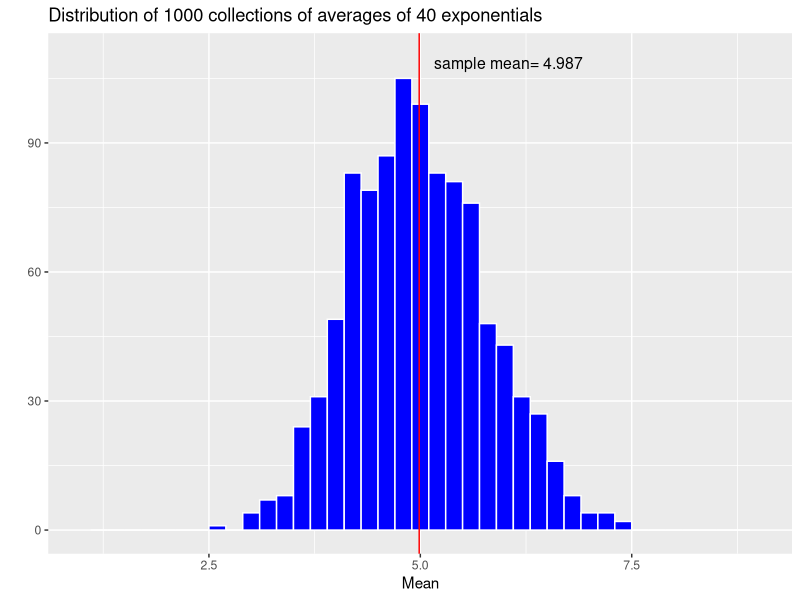
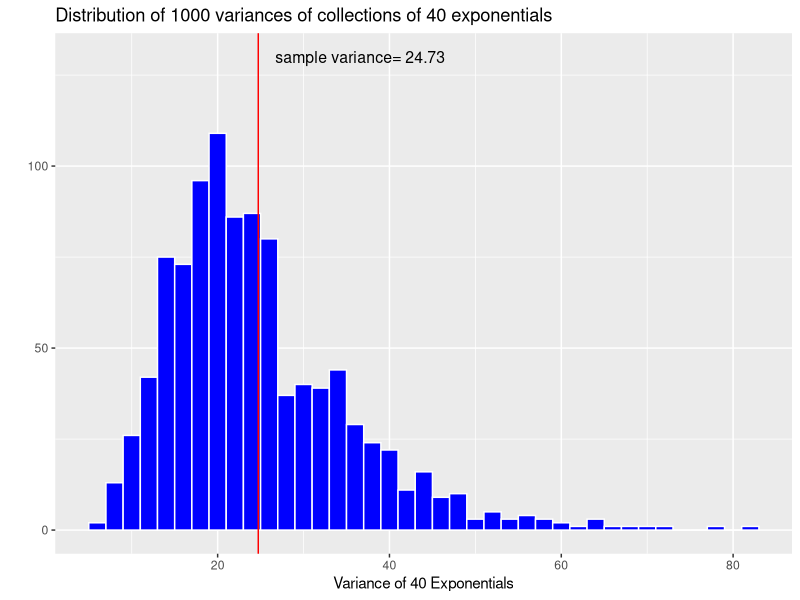
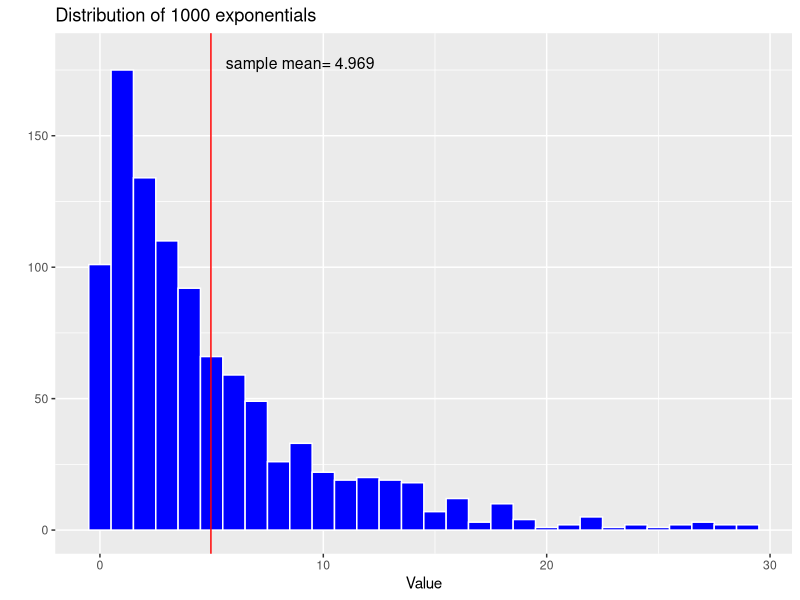
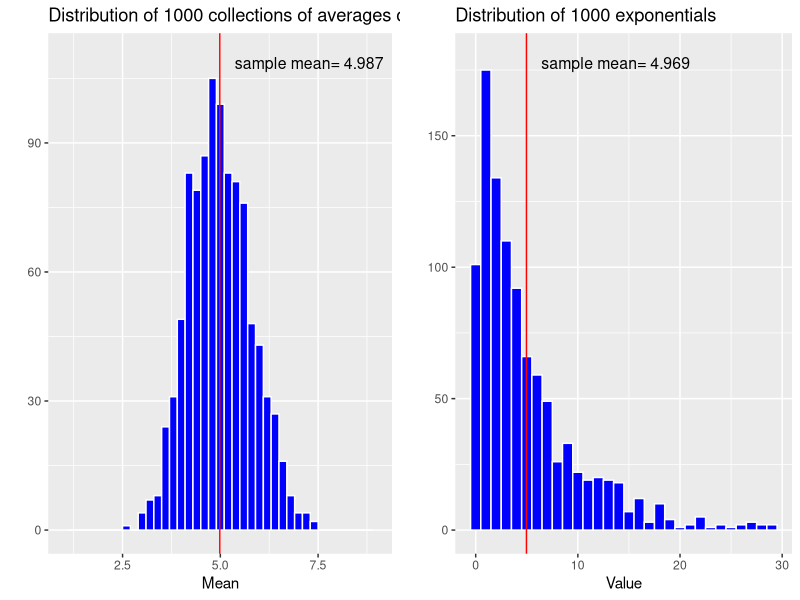
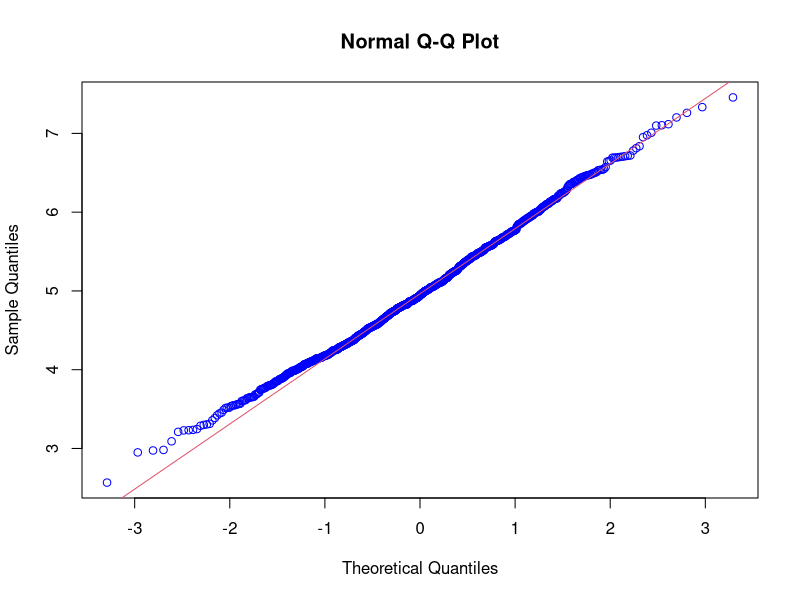

Reproduce these figures in R, in order.
## ---- chunk 1
# Exponential Distribution
set.seed(3)  # Set seed
n <- 40  # number of exponential random variables
lambda <- 0.2  # lambda for all simulations
nsim <- 1000  # number of simulated averages

mns = NULL
vars = NULL
for (i in 1 : nsim) {
  expd <- rexp(n, lambda)
  mns  <- c(mns, mean(expd))
  vars <- c(vars, var(expd))      
}

mean_sample <- mean(mns)  # mean of distribution of averages of 40 exponentials
mean_theoretical <- 1/lambda  # mean from analytical expression
## ---- chunk 2
summary(mns)
summary(vars)

mean_sample
mean_theoretical
## ---- chunk 3
# Plot the distribution of 1000 collections of averages of 40 exponentials
library(ggplot2)
g1 <- qplot(mns,  fill=I("blue"), color=I("white"), geom="histogram", xlab="Mean", binwidth=0.2, xlim=c(1,9),
            main="Distribution of 1000 collections of averages of 40 exponentials") 
g1 <- g1 + geom_vline(xintercept = mean_sample, color="red") 
g1 <- g1 + geom_text(mapping=aes(x=mean_sample, y=110, label=paste("sample mean=",round(mean_sample,3))), size=4, vjust= 1, hjust=-0.1)
g1 
## ---- chunk 4
# Plot the distribution of variances
vars_sample <- mean(vars)
vars_theoretical <- (1/lambda)^2 #variance= std^2
vars_sample
vars_theoretical
g2 <- qplot(vars,  fill=I("blue"), color=I("white"), geom="histogram", binwidth=2, xlab="Variance of 40 Exponentials",
            main="Distribution of 1000 variances of collections of 40 exponentials") 
g2 <- g2 + geom_vline(xintercept = vars_sample, color="red") 
g2 <- g2 + geom_text(mapping=aes(x=vars_sample, y=130, label=paste("sample variance=",round(vars_sample,2))), size=4, hjust= -0.1)
g2 

# Compare with the distribution of 1000 exponentials
expd <- rexp(nsim, lambda)
expd_mean = mean(expd)
expd_var = var(expd)
g3 <- qplot(expd,  fill=I("blue"), color=I("white"), geom="histogram", xlab="Value", binwidth=1,
            main="Distribution of 1000 exponentials") 
g3 <- g3 + geom_vline(xintercept = expd_mean, color="red") 
g3 <- g3 + geom_text(mapping=aes(x=expd_mean, y=180, label=paste("sample mean=",round(expd_mean,3))), size=4, hjust= -0.1, vjust=1)
g3

library(grid)
library(gridExtra)
grid.arrange(g1, g3, ncol=2)
## ---- chunk 5
# use qqplot and qqline to compare the distribution of averages of 40 exponentials to a normal distribution
qqnorm(mns, col="blue")
qqline(mns, col = 2)
